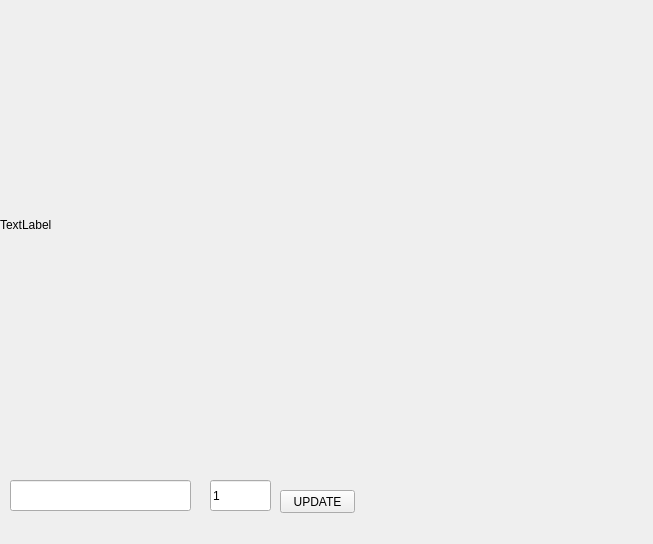
<?xml version="1.0" encoding="UTF-8"?>
<ui version="4.0">
 <class>Form</class>
 <widget class="QWidget" name="Form">
  <property name="geometry">
   <rect>
    <x>0</x>
    <y>0</y>
    <width>653</width>
    <height>544</height>
   </rect>
  </property>
  <property name="windowTitle">
   <string>Form</string>
  </property>
  <widget class="QLabel" name="label">
   <property name="geometry">
    <rect>
     <x>0</x>
     <y>0</y>
     <width>650</width>
     <height>450</height>
    </rect>
   </property>
   <property name="text">
    <string>TextLabel</string>
   </property>
  </widget>
  <widget class="QLineEdit" name="lineEdit">
   <property name="geometry">
    <rect>
     <x>10</x>
     <y>480</y>
     <width>181</width>
     <height>31</height>
    </rect>
   </property>
   <property name="echoMode">
    <enum>QLineEdit::Normal</enum>
   </property>
   <property name="cursorMoveStyle">
    <enum>Qt::LogicalMoveStyle</enum>
   </property>
  </widget>
  <widget class="QPushButton" name="pushButton">
   <property name="geometry">
    <rect>
     <x>280</x>
     <y>490</y>
     <width>75</width>
     <height>23</height>
    </rect>
   </property>
   <property name="text">
    <string>UPDATE</string>
   </property>
  </widget>
  <widget class="QLineEdit" name="lineEdit_2">
   <property name="geometry">
    <rect>
     <x>210</x>
     <y>480</y>
     <width>61</width>
     <height>31</height>
    </rect>
   </property>
   <property name="text">
    <string>1</string>
   </property>
  </widget>
 </widget>
 <resources/>
 <connections/>
</ui>
